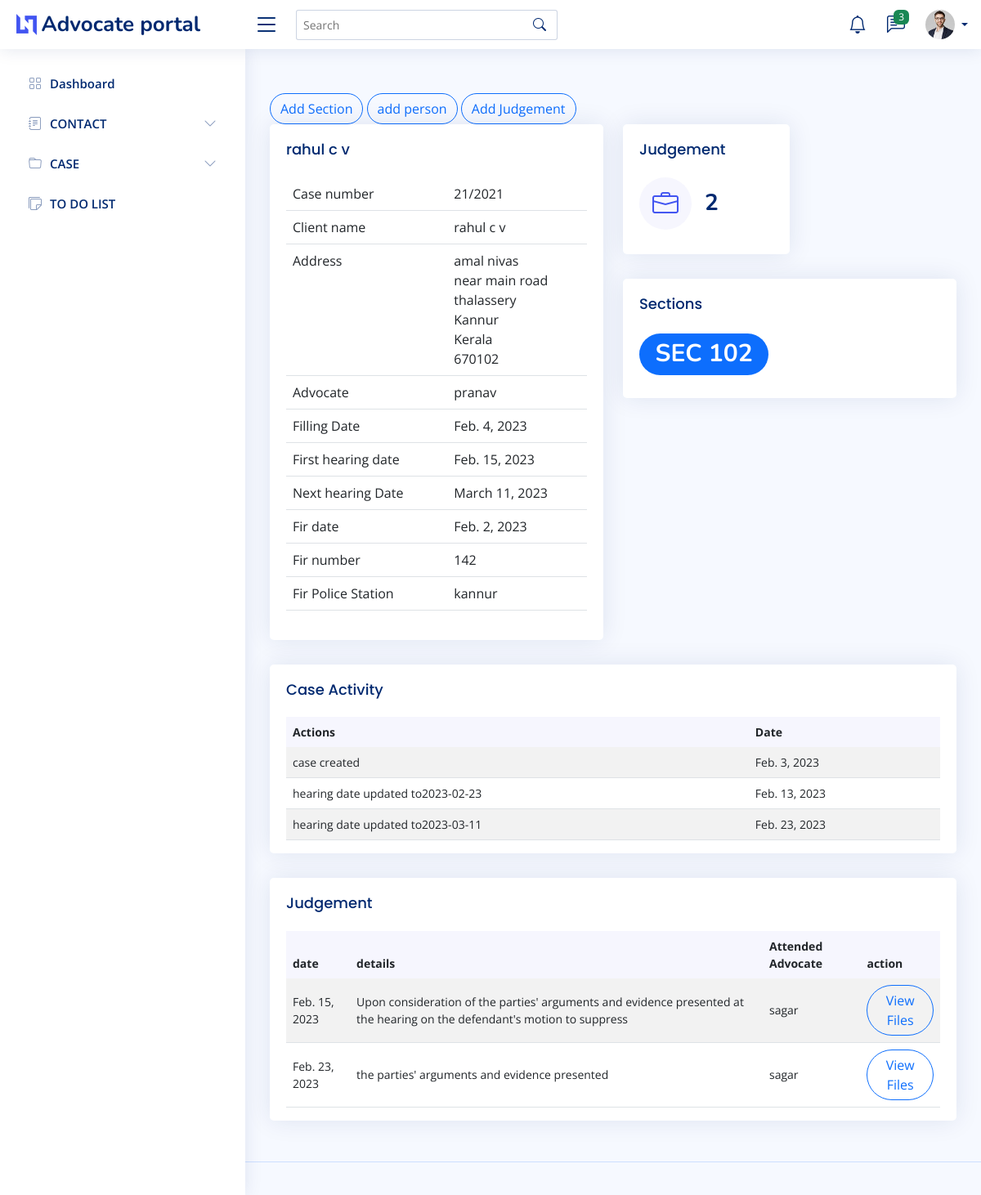
The app's page /advocate/casedetails/4 with its own data.
### Admin_user/models.py (models this page shows)
class CaseRegister(models.Model):
    client_name=models.ForeignKey(client, on_delete=models.CASCADE)
    case_number=models.CharField(max_length=50)
    year=models.IntegerField()
    incident=models.CharField(max_length=50,null=True)
    advocate=models.ForeignKey(Advocate,null=True,on_delete=models.SET_NULL)
    Filling_Date=models.DateField(auto_now=False, auto_now_add=False,null=True)
    First_hearing_date=models.DateField(auto_now=False, auto_now_add=False,null=True)
    Next_hearing_date=models.DateField(auto_now=False, auto_now_add=False,null=True)
    Fir_date=models.DateField(auto_now=False, auto_now_add=False,null=True)
    Fir_number=models.IntegerField(null=True)
    Fir_policeStation=models.CharField(max_length=50,null=True)
    case_category=models.ForeignKey(CaseCategory,null=True,on_delete=models.SET_NULL)
    status=models.CharField(max_length=20,choices=status_choice,null=True,default=1)
    def __str__(self) :
        return self.client_name.First_name+" "+self.client_name.Last_name

class client(models.Model):
    First_name=models.CharField(max_length=50)
    Last_name=models.CharField(max_length=50)
    Address=models.ForeignKey(Address,null=True, on_delete=models.SET_NULL)
    Category=models.CharField(max_length=50,null=True)
    is_case=models.BooleanField(default=False)
    phone=models.IntegerField(null=True)
    email=models.CharField(max_length=50,null=True)
    def __str__(self) :
        return self.First_name+" "+self.Last_name

class Address(models.Model):
    House_name=models.CharField(max_length=50)
    Place=models.CharField(max_length=50)
    City=models.CharField(max_length=50)
    State=models.ForeignKey(State, on_delete=models.CASCADE)
    district=models.ForeignKey(District, on_delete=models.CASCADE)
    Country=models.CharField(max_length=50)
    Pin=models.IntegerField()
    def __str__(self):
        return self.House_name

class District(models.Model):
    state=models.ForeignKey(State, on_delete=models.CASCADE)
    district=models.CharField(max_length=50)
    def __str__(self):
        return self.district

class State(models.Model):
    state=models.CharField(max_length=50)
    def __str__(self):
        return self.state

class Advocate(models.Model):
    name=models.CharField(max_length=50)
    address=models.ForeignKey(Address,on_delete=models.DO_NOTHING)
    phone=models.IntegerField()
    court=models.ForeignKey(Court,null=True, on_delete=models.SET_NULL)
    specialization=models.CharField(default="Criminal", max_length=60)
    def __str__(self) :
        return self.name

class caseSections(models.Model):
    case=models.ForeignKey(CaseRegister, on_delete=models.CASCADE)
    Sections=models.ForeignKey(Sections, on_delete=models.CASCADE)
    def __str__(self):
        return self.Sections.sections

class Sections(models.Model):
    sections=models.CharField(max_length=50)
    def __str__(self):
        return self.sections

class CaseAction(models.Model):
    case=models.ForeignKey(CaseRegister, on_delete=models.DO_NOTHING)
    action=models.CharField(max_length=50,choices=Action_choice,default=1)
    date=models.DateField(auto_now=False, auto_now_add=False,null=True)

class Judgement(models.Model):
    case=models.ForeignKey(CaseRegister, on_delete=models.CASCADE)
    date=models.DateField( auto_now=False, auto_now_add=False)
    details=models.CharField(max_length=50)

### advocate/views.py (the view)
# urls.py: path("casedetails/<int:id>",adv_case_details,name="adv_case_details"),
def adv_case_details(request,id):
    ob=CaseRegister.objects.get(id=id)
    persondata=Person.objects.all().filter(case_id=id)
    context={"person":persondata}
    context={"section":caseSections.objects.all().filter(case_id=id)}
    context["data"]=ob
    context["form"]=Casesectionform()
    context["actions"]=CaseAction.objects.filter(case=ob)
    context["sections"]=caseSections.objects.all().filter(case=ob)
    context["judgement"]=JModel.objects.filter(case=ob)
    context["judgement_no"]=JModel.objects.filter(case=ob).count()
    context["judgementfile"]=Judgement_files.objects.all()
    context["judgementform"]=Judgement_Form()
    context["Judgement_Files_form"]=Judgement_Files_form()
    return render(request,"advocate/case_details.html",context)

### Admin_user/form.py
class Casesectionform(forms.ModelForm):
    class Meta:
        model = caseSections
        exclude=["case"]
    def __init__(self,*args,**kwargs):
        super(Casesectionform,self).__init__(*args,**kwargs)
        for i in self.fields.values():
            i.widget.attrs['class']="form-control"

class Judgement_Form(forms.ModelForm):
    class Meta:
        model=Judgement
        fields=["details","date"]
        widgets={
            "date":DateInput(attrs={'type':'date'})
        }
    def __init__(self,*args,**kwargs):
            super(Judgement_Form,self).__init__(*args,**kwargs)
            for i in self.fields.values():
                i.widget.attrs['class']="form-control"

### templates/advocate/case_details.html (shortened to what this page needs)
{% extends 'advocate/main.html' %}
{% block content %}
<br>
  <button type="button" class="btn btn-outline-primary rounded-pill" data-bs-toggle="modal" data-bs-target="#largeModal">
    Add Section
  </button>
  <a href="{% url 'add_person' id=data.id%}" class="btn btn-outline-primary rounded-pill">add person<a>
                {%load crispy_forms_tags %}
  <button type="button" class="btn btn-outline-primary rounded-pill" data-bs-toggle="modal" data-bs-target="#judgement">
    Add Judgement
  </button>
                {%load crispy_forms_tags %}
<div class="row align-items-top">
  <div class="col-lg-6">
    <div class="card">
      <div class="card-body">
        <h5 class="card-title">{{data}}</h5>
        <table class="table">
          <tbody>
            <tr>
              <td>Case number</td>
              <td >{{data.case_number}}</td>
            </tr>
            <tr>
              <td>Client name</td>
              <td >{{data.client_name}}</td>
            </tr>
            <tr>
              <td>Address</td>
              <td >{{data.client_name.Address}}<br>
                {{data.client_name.Address.Place}}<br>
                  {{data.client_name.Address.City}}<br>
                  {{data.client_name.Address.district}}<br>
                  {{data.client_name.Address.State}}<br>
                  {{data.client_name.Address.Pin}}
              </td>
            </tr>
            <tr>
              <td>Advocate</td>
              <td >{{data.advocate}}</td>
            </tr>
            <tr>
              <td>Filling Date</td>
              <td >{{data.Filling_Date}}</td>
            </tr>
            <tr>
              <td>First hearing date</td>
              <td >{{data.First_hearing_date}}</td>
            </tr>
            <tr>
              <td>Next hearing Date</td>
              <td >{{data.Next_hearing_date}}</td>
            </tr>
            <tr>
              <td>Fir date</td>
              <td >{{data.Fir_date}}</td>
            </tr>
            <tr>
              <td>Fir number</td>
              <td >{{data.Fir_number}}</td>
            </tr>
            <tr>
              <td>Fir Police Station</td>
              <td >{{data.Fir_policeStation}}</td>
            </tr>
          </tbody>
        </table>
      </div>
    </div>
  </div>
  <div class="col-lg-6">
    {% if judgement_no %}
    <div class="col-xxl-4 col-md-6">
      <div class="card info-card sales-card">
        <div class="card-body">
          <h5 class="card-title">Judgement</h5>
          <div class="d-flex align-items-center">
            <div class="card-icon rounded-circle d-flex align-items-center justify-content-center">
              <i class="bi bi-briefcase"></i>
            </div>
            <div class="ps-3">
              <h6>{{judgement_no}}</h6>
            </div>
          </div>
        </div>
      </div>
    </div>
    {% endif %}
    {% for i in section %}
    <div class="card">
      <div class="card-body">
        <h3 class="card-title">Sections</h3>
        <h1>
          <span class="badge rounded-pill bg-primary"> {{i}}</span>
          </h1>
      </div>
    </div>
  </div>
  {% endfor %}
</div>
<div class="col-12">
    <div class="card top-selling overflow-auto">
      <div class="card-body pb-0">
          <h5 class="card-title">Case Activity</h5>
          <table class="table table-striped">
            <thead>
              <tr>
                <th class="fw-bold" scope="col">Actions</th>
                <th class="fw-bold" scope="col">Date</th>
              </tr>
            </thead>
            <tbody>
              {% for i in actions %}
              <tr>
                <td>{{i.action}}</td>
                <td >{{i.date}}</td>
              </tr>
              {% endfor %}
            </tbody>
          </table>
        </div>
      </div>
    </div>
  <div class="col-12">
    <div class="card top-selling overflow-auto">
      <div class="card-body pb-0">
          <h5 class="card-title">Judgement</h5>
          <table class="table table-striped">
            <thead>
              <tr>
                <th class="fw-bold" scope="col">date</th>
                <th class="fw-bold" scope="col">details</th>
                <th class="fw-bold" scope="col">Attended Advocate</th>
                <th class="fw-bold" scope="col">action</th>
              </tr>
            </thead>
            <tbody>
              {% for i in judgement %}
              <tr>
                <td>{{i.date}}</td>
                <td >{{i.details}}</td>
                <td>sagar</td>
                <td>
                  <button type="button" class="btn btn-outline-primary rounded-pill" data-bs-toggle="modal" data-bs-target="#files{{i.id}}">
                    View Files
                  </button>
                                    {%load crispy_forms_tags %}
                </td>
              </tr>
              {% endfor %}
            </tbody>
          </table>
        </div>
      </div>
    </div>
{% endblock content %}

### static/assets/css/style.css (style rules this page uses)
:root { scroll-behavior: smooth; }
body { font-family: "Open Sans", sans-serif; background: #f6f9ff; color: #444444; }
a { color: #4154f1; text-decoration: none; }
h1, h2, h3, h4, h5, h6 { font-family: "Nunito", sans-serif; }
.card { margin-bottom: 30px; border: none; border-radius: 5px; box-shadow: 0px 0 30px rgba(1, 41, 112, 0.1); }
.card-title { padding: 20px 0 15px 0; font-size: 18px; font-weight: 500; color: #012970; font-family: "Poppins", sans-serif; }
.card-body { padding: 0 20px 20px 20px; }
.dashboard .info-card { padding-bottom: 10px; }
.dashboard .info-card h6 { font-size: 28px; color: #012970; font-weight: 700; margin: 0; padding: 0; }
.dashboard .card-icon { font-size: 32px; line-height: 0; width: 64px; height: 64px; flex-shrink: 0; flex-grow: 0; }
.dashboard .sales-card .card-icon { color: #4154f1; background: #f6f6fe; }
.dashboard .top-selling { font-size: 14px; }
.dashboard .top-selling .table thead { background: #f6f6fe; }
.dashboard .top-selling .table thead th { border: 0; }
.dashboard .top-selling .table tbody td { vertical-align: middle; }

### records on screen
CaseRegister: client_name.Last_name "rahul c v", case_number "21/2021", client_name "rahul c v", client_name.Address "amal nivas", client_name.Address.Place "near main road", client_name.Address.City "thalassery", client_name.Address.district "Kannur", client_name.Address.State "Kerala", client_name.Address.Pin "670102", advocate "pranav", Filling_Date "Feb. 4, 2023", First_hearing_date "Feb. 15, 2023", Next_hearing_date "March 11, 2023", Fir_date "Feb. 2, 2023", Fir_number "142", Fir_policeStation "kannur"
caseSections: Sections.sections "SEC 102"
CaseAction: action "case created", date "Feb. 3, 2023"
CaseAction: action "hearing date updated to2023-02-23", date "Feb. 13, 2023"
CaseAction: action "hearing date updated to2023-03-11", date "Feb. 23, 2023"
Judgement: date "Feb. 15, 2023", details "Upon consideration of the parties' arguments and evidence presented at the hearing on the defendant's motion to suppress"
Judgement: date "Feb. 23, 2023", details "the parties' arguments and evidence presented"

### other values on screen
{{ judgement_no }} "2"
